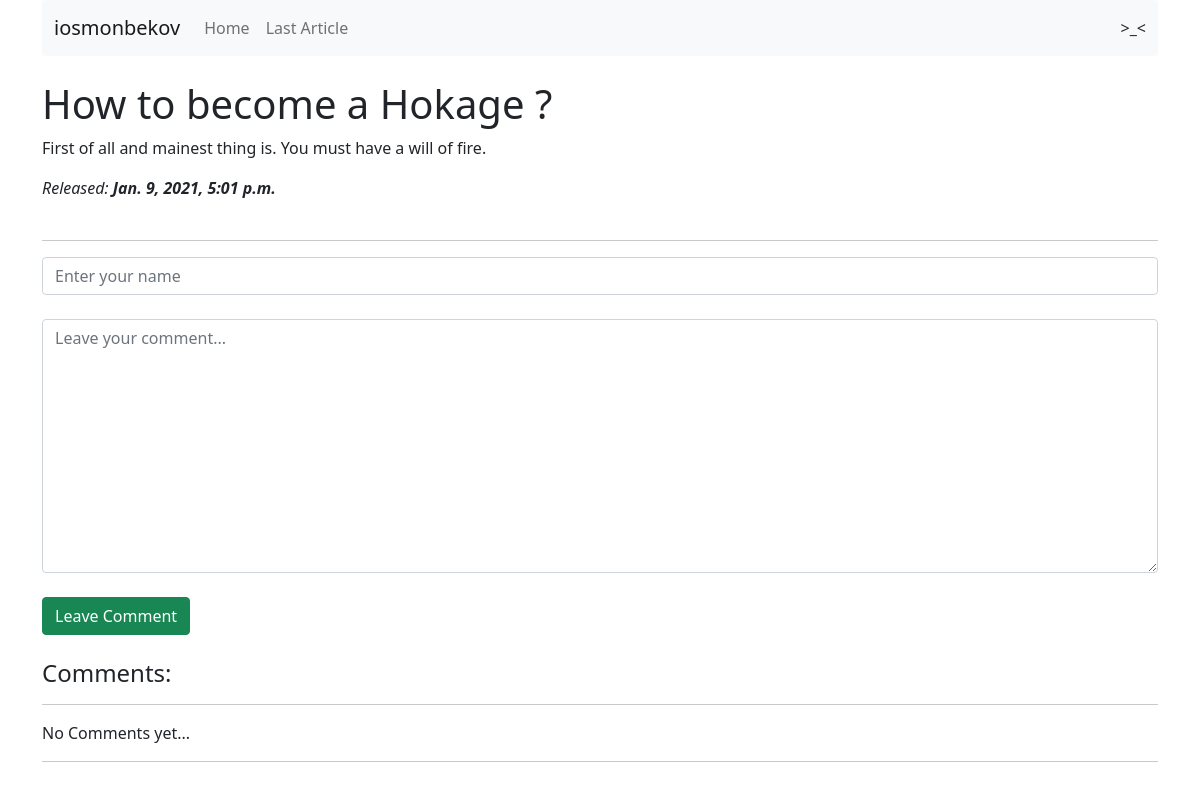
Page /2 on the earlier database version.
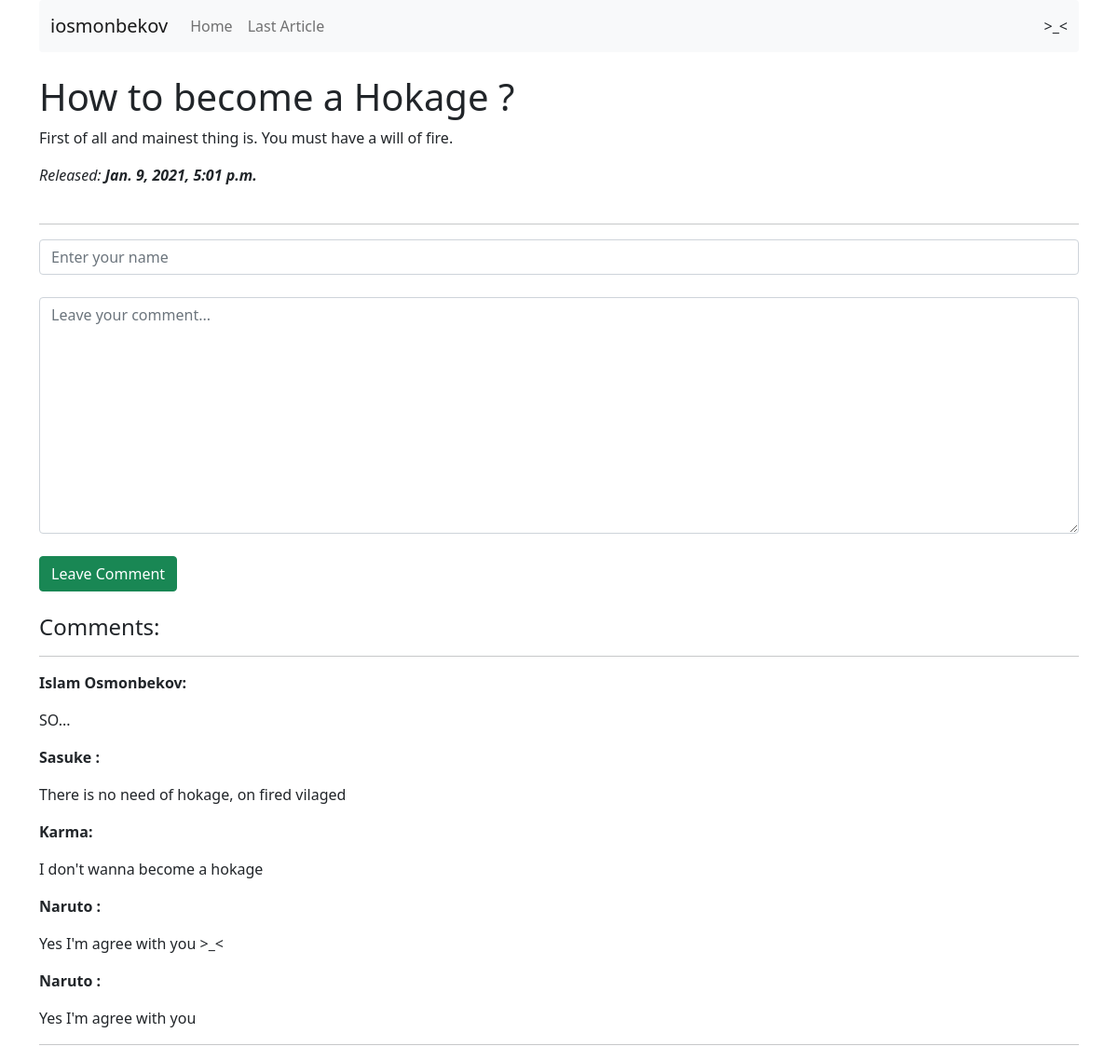
Same page on the later database version.
### articles/models.py (models this page shows, shortened)
class Article(models.Model):
    article_title = models.CharField('Article\'s Title', max_length=200)
    article_text = models.TextField('Article\'s Description')
    pub_date = models.DateTimeField('Publication Data')
    class Meta:
        verbose_name = 'Article'
        verbose_name_plural = 'Articles'

class Comment(models.Model):
    article = models.ForeignKey(Article, on_delete = models.CASCADE)
    author_name = models.CharField('Author\'s Name', max_length=50)
    comment_text = models.CharField('Author\'s Comment', max_length=200)
    class Meta:
        verbose_name = 'Comment'
        verbose_name_plural = 'Comments'

### articles/views.py (the view)
# urls.py: path('<int:article_id>', views.detail, name = 'detail'),
def detail(request, article_id):
    try:
        a = Article.objects.get(id = article_id)
    except:
        raise Http404('Article not found.')
    latest_comments_list = a.comment_set.order_by('-id')[:10]
    return render(request, 'articles/detail.html', {'article': a, 'latest_comments_list': latest_comments_list})

### articles/templates/articles/detail.html (shortened to what this page needs)
{% extends 'articles/base.html' %}
{% block content %}
    <br>
    <h1>{{article.article_title}}</h1>
    <p>{{article.article_text}}</p>
    <em>Released: <strong>{{article.pub_date}}</strong></em>
    <br>
    <br>
    <hr>
    <form action="{% url 'articles:leave_comment' article.id %}" method="post">
        <input class="form-control" type="text" required placeholder="Enter your name" name="name" ><br>
        <textarea class="form-control" name="text" required placeholder="Leave your comment..." cols="30" rows="10"></textarea>
        <br>
        <button class="btn btn-success" type="submit">Leave Comment</button>
    </form>
    <br>
    <h4>Comments: </h4>
    <hr>
        {% if latest_comments_list %}
            {% for c in latest_comments_list %}
                <p>
                    <strong>{{c.author_name}}:</strong>
                    <p>{{c.comment_text}}</p>
                </p>
            {% endfor %}
        {% else %}
            No Comments yet...
        {% endif %}
    <hr>
{% endblock %}

### articles/templates/articles/base.html (shortened to what this page needs)
<!DOCTYPE html>
<html lang="en">
<head>
    <link href="https://cdn.jsdelivr.net/npm/bootstrap@5.0.0-beta1/dist/css/bootstrap.min.css" rel="stylesheet">
</head>
<body>
    <div class="container">
        <nav style="position: sticky; top: 0;" class="navbar navbar-expand-lg navbar-light bg-light rounded" aria-label="Eleventh navbar example">
            <div class="container-fluid">
              <a class="navbar-brand" href="{% url 'articles:index' %}">iosmonbekov</a>
              <div class="collapse navbar-collapse" id="navbarsExample09">
                <ul class="navbar-nav me-auto mb-2 mb-lg-0">
                  <li class="nav-item active">
                    <a class="nav-link" aria-current="page" href="{% url 'articles:index' %}">Home</a>
                  </li>
                  <li class="nav-item">
                    <a class="nav-link" href="{% url 'articles:single'  %}">Last Article</a>
                  </li>
                </ul>
                <div><span>>_<</span></div>
              </div>
            </div>
          </nav>
          {% block content %}{% endblock %}
    </div>
</body>
</html>

Differences in the rows shown:
added Comment: author_name "Islam Osmonbekov", comment_text "SO..."
added Comment: author_name "Sasuke", comment_text "There is no need of hokage, on fired vilaged"
added Comment: author_name "Karma", comment_text "I don't wanna become a hokage"
added Comment: author_name "Naruto", comment_text "Yes I'm agree with you >_<"
added Comment: author_name "Naruto", comment_text "Yes I'm agree with you"
Other differences:
text no longer shown: "No Comments yet..."
